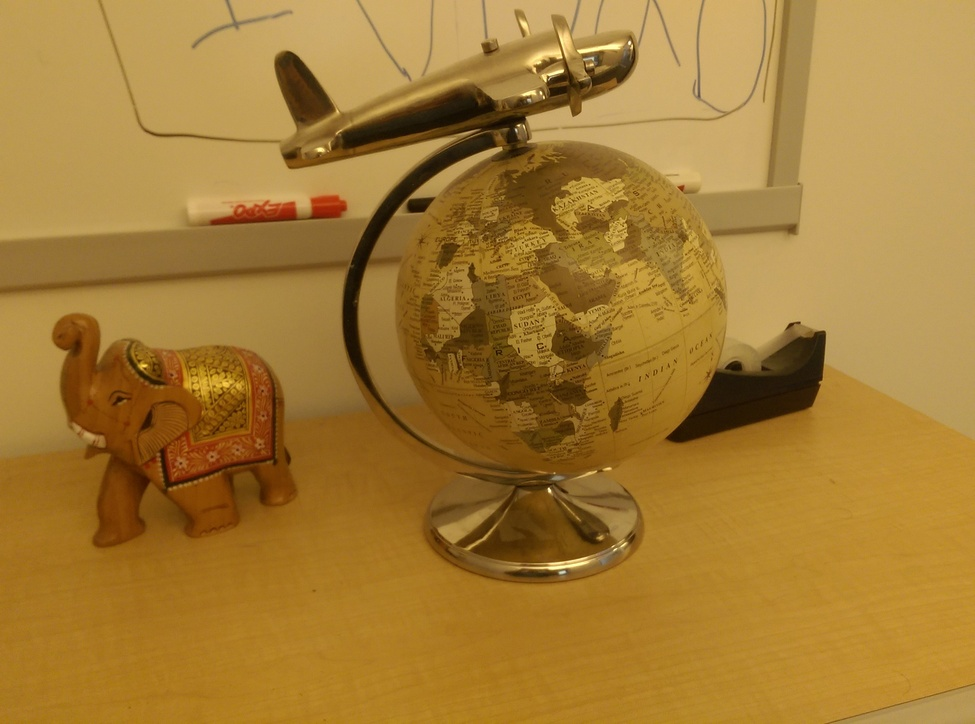
#> input picture task3/globe1.jpg, 975 x 724 px, shrunk from 2048 x 1520 before the run; the run also reads 1 picture not shown here
$ jupyter execute 'Assignment 3a_EssentialMatrix_24177075.ipynb'
#> lines starting #> are read from the running program, lines starting #| are printed output that depends on the picture; after the words box and inside, x2 and y2 are one past the last pixel; in counts of white or black regions, pixels touching at a corner belong together; long printed decimals are rounded
# Estimating the Essential Matrix via the DLT

Your name: Said Abdalrahim

Your ID number: 24177075

No we're going to read two images in, a left image and a right image. And we are going to estimate the essential matrix between the two images.

In the last e-tivity, you estimated the homography that let us transform the images, at least approximately, so that we could line them up in a panorama. But it was a 2D estimation that works for planar scenes. The essential matrix, in a way, allows us to extend this concept beyond the need for a 2D scene, we can accept a 3D scene.

## Read the images, calibration, and do the feature extraction

Let's start by reading the two images.

[cell 1]
import cv2
import numpy as np
import matplotlib.pyplot as plt

imgL_color = cv2.imread('globe1.jpg')
#> imgL_color is the input picture: shape (724, 975, 3); mean B, G, R 52.6, 123.6, 163.8
imgR_color = cv2.imread('globe2.jpg')

imgL_color = cv2.cvtColor(imgL_color, cv2.COLOR_BGR2RGB)
imgR_color = cv2.cvtColor(imgR_color, cv2.COLOR_BGR2RGB)

imgL = cv2.imread('globe1.jpg',cv2.IMREAD_GRAYSCALE)
imgR = cv2.imread('globe2.jpg',cv2.IMREAD_GRAYSCALE)

f, axarr = plt.subplots(1,2)
axarr[0].imshow(imgL,cmap='gray')
axarr[1].imshow(imgR,cmap='gray')

We need the calibration to generate the essential matrix. We looked before at how to calibrate a camera, so we won't go through that again. Here, we just use the calibration.

[cell 2]
# The calibration is the same for both images, as they were captured using the same camera.

# First two are radial distortion, second two are tangential, which we ignore (set to zero)
dist = np.array([0.138220594989358, -0.291158084324502, 0, 0])

# The projection matrix.
K_init = np.array([[1901.61685419446, 0               , 1051.33708372959],
                   [0               , 1894.94457228005, 778.616424720309],
                   [0               , 0               , 1               ]])

h, w = imgL.shape[:2]

It's not obvious form the images above, but there is a slight radial distortion. We want to work with undistorted images (it makes our life a little easier). So, here, we undistort before the feature extraction.

[cell 3]
# We're going to use OpenCV to do this.
# When you undistort, we change the camera matrix slightly. OpenCV provides a hady function that updates this.
K_new, roi = cv2.getOptimalNewCameraMatrix(K_init, dist, (w,h), 1, (w,h))

# Now we will undistort the image pair
imgL = cv2.undistort(imgL, K_init, dist, None, K_new)
imgR = cv2.undistort(imgR, K_init, dist, None, K_new)

# we will just store the new camera matrix
K = K_new

# plot
f, axarr = plt.subplots(1,2)
axarr[0].imshow(imgL,cmap='gray')
axarr[1].imshow(imgR,cmap='gray');

print((w,h))
#| (975, 724)
print(roi)
#| (16, 12, 957, 710)

You can see that the undistortion above is very slight. There is a slight curvature outward of the image. It is slight, but it does exist, so it is good to remove it. Let's now get rid of the black areas.

[cell 4]
# crop the image.
# Usefully, getOptimalNewCameraMatrix returns an roi that defines the area of the image without the black bits.
# Crop using np.array slicing
x, y, w, h = roi
imgL = imgL[y:y+h, x:x+w]
#> imgL: shape (710, 957)
imgR = imgR[y:y+h, x:x+w]
#> imgR: shape (710, 957)

# plot
f, axarr = plt.subplots(1,2)
axarr[0].imshow(imgL,cmap='gray')
axarr[1].imshow(imgR,cmap='gray')

In previous vision modules, you will have covered feature matching. I don't expect you to repeat that here. So I will give you the code to match the two images using ORB. And we will match the features between the frames.

[cell 5]
# Initiate ORB detector
orb = cv2.ORB_create()

# find the keypoints and descriptors with ORB
kp1, des1 = orb.detectAndCompute(imgL,None)
#> kp1 = 500 keypoints; strongest (x, y, size): (554, 69, 31), (537, 479, 31), (553, 70, 37.2), (553, 69, 44.6)
kp2, des2 = orb.detectAndCompute(imgR,None)
#> kp2 = 500 keypoints; strongest (x, y, size): (558, 483, 31), (548, 78, 31), (547, 78, 44.6), (558, 482, 37.2)
# create BFMatcher object
bf = cv2.BFMatcher(cv2.NORM_HAMMING, crossCheck=True)
# Match descriptors.
matches = bf.match(des1,des2)
#> matches = 199 matches
# Sort them in the order of their distance.
matches = sorted(matches, key = lambda x:x.distance)

N_PTS = 40

img3 = cv2.drawMatches(imgL,kp1,imgR,kp2,matches[:N_PTS],None,flags=cv2.DrawMatchesFlags_NOT_DRAW_SINGLE_POINTS)
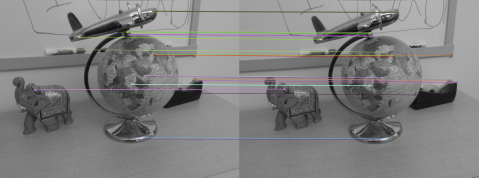
#> img3: shape (710, 1914, 3) (shown at 1/4 size); mean of channels 0, 1, 2 127.5, 127.7, 128.1; drawn as B, G, R
plt.figure(figsize = (15,15)),plt.imshow(img3),plt.show();

left_pts = np.float32([kp1[m.queryIdx].pt for m in matches[:N_PTS]]).reshape(-1,2)
#> left_pts = 40 pairs, first value 139.7 to 808.8, second value 43.2 to 555.7
rght_pts = np.float32([kp2[m.trainIdx].pt for m in matches[:N_PTS]]).reshape(-1,2)
#> rght_pts = 40 pairs, first value 179.7 to 870, second value 48 to 557.8

## Estimate the Essential Matrix

Now, let's get into your code.

We're going to estimate the essential matrix by using the DLT (again!). This is called the 8-point algorithm (as it requires a minimum of 8 points.

Step 1, we already have.

<font color='blue'>

#### Task

Complete the rest of the 8-point algorithm, steps 2 to 5. Refer to lecture 5.14 for the details on estimating the essential matrix.

<font color='blue'>

##### Step 2: normalise the image points
The essential matrix assumes normalised image coordinate (though, the 8-point algorithm works on non-normalised image coordinates, but returns the fundamental matrix). Take a look at Lecture 4.12 for how to get the normalise image coordinates.


Note, however, you can skip the last undistortion step. We have already undistorted out image above, so we don't need to do that step here. (just do steps 1 and 2).

Remember, the result should be a set of homogeneous coordinates (so append with a 1)

in the following cell:
* we get the inverse of K using np.linalg.inv

* we homogenise the left and right image feature points by filling a 3rd dimension with 1's

* normalise the image points ( k_inverse[3x3] @ points[3x40] )

* dehomogenise the points

[cell 6]
############################
# Your code here

k_inv = np.linalg.inv(K)

# homogenise the points
left_homo = np.vstack((left_pts.T, np.ones(left_pts.shape[0])))
right_homo = np.vstack((rght_pts.T, np.ones(rght_pts.shape[0])))

# normalise the points
left_pts_norm = np.dot(k_inv, left_homo)
left_pts_norm = left_pts_norm[:2,:].T
#> left_pts_norm = 40 pairs, first value -0.479 to -0.127, second value -0.388 to -0.117

right_pts_norm = np.dot(k_inv, right_homo)
right_pts_norm = right_pts_norm[:2,:].T
#> right_pts_norm = 40 pairs, first value -0.458 to -0.0948, second value -0.386 to -0.116

<font color='blue'>

##### Steps 3 to 5:

At the end of these steps, print the essential matrix rank (Google to find the numpy function to use). At this point, the rank should b 3.

* construct the N_PTS x 9 A matrix as shown in the image above

* use SVD on the A matrix

* retrieve the essential matrix from the last column of the V matrix

[cell 7]
############################
# Your code here
A = np.zeros((N_PTS, 9))
for i in range(N_PTS):
    x1, y1 = left_pts_norm[i]
    x2, y2 = right_pts_norm[i]
    A[i] = [x2 * x1, x1 * y2, x1, x2 * y1, y2 * y1, y1, x2, y2, 1]
#> this loop made 40 passes
#> (x1, y1, x2, y2) on passes 1 to 4: (-0.127, -0.24, -0.0953, -0.236), (-0.232, -0.388, -0.226, -0.385), (-0.252, -0.25, -0.255, -0.246), (-0.127, -0.24, -0.0948, -0.237)

# svd
U, S, V = np.linalg.svd(A)
#> S = [7.23, 0.906, 0.597, 0.0843, 0.0358, 0.031, 0.0141, 0.00118, 0.00076]
essential_matrix = V[-1].reshape(3, 3)
#> essential_matrix = [[0.0176, 0.586, 0.161], [-0.611, 0.0258, -0.334], [-0.159, 0.346, 0.00183]]

print("essential matrix\n ", essential_matrix)
#| essential matrix
#|   [[ 0.0176   0.5858  0.1611]
#|  [-0.6107  0.02585  -0.3342]
#> (further printed lines are left out)
print("essential mat rank:", np.linalg.matrix_rank(essential_matrix))
#| essential mat rank: 3

<font color='blue'>

##### Step 6: Enforce the rank-2 contstraint.


Print the rank of the new essential matrix to make sure it worked.

here we enforce the rank-2 constraint, the E matrix is actually a 3 value vector rather than a 3x3, this is likely done by numpy to save space as the non-diagonals are zeros, and thereforce we set E[2] to zero rather than E[2][2] and then convert it to a 3x3 matrix

following the steps in the above image:

* use SVD on the essential matrix

* set the smallest singular value (S[2]) to zero, and convert the vector to a diagonal matrix

* get the rank2 matrix: dot product of U . S' . V

[cell 8]
############################
# Your code here

U, S, V = np.linalg.svd(essential_matrix)
#> U = [[0.176, -0.855, -0.488], [0.918, 0.321, -0.232], [0.355, -0.407, 0.841]]; S = [0.719, 0.695, 0.000764]; V = [[-0.854, 0.347, -0.387], [-0.211, -0.911, -0.354], [-0.475, -0.221, 0.852]]

# convert the 3 value vector to a 3x3 diagonal matrix
S[2] = 0
S = np.diag(S)
#> S = [[0.719, 0, 0], [0, 0.695, 0], [0, 0, 0]]

essential_matrix_rank2 = np.dot(U, np.dot(S, V))
#> essential_matrix_rank2 = [[0.0174, 0.586, 0.161], [-0.611, 0.0258, -0.334], [-0.159, 0.347, 0.00128]]

print(essential_matrix_rank2)
#| [[ 0.01743  0.5857  0.1614]
#|  [-0.6108  0.02581 -0.334]
#|  [-0.1586  0.3466  0.001282]]

Excellent, you have successfully estimated the essential matrix for this image pair!

## Draw some points and epipolar lines

To visualise the essential matrix, there is probably no better way than to draw a set of epipolar lines. So this is what we are going to do. but it's worth having a little discussion first about how to go about this.

Recall that if we have a point in the left image $\mathbf{x}$, we get the parameters of the line, i.e. $l' = \mathbf{Ex}$. $l'$ is represented by a 3-vector, i.e. $l' = (s, t, u)^\top$. However, these parameters are in the normalised image coordinates, and we need to convert to the pixel coordinates. How to do this?

Let's call $\mathbf{x}_{img} \leftrightarrow \mathbf{x'}_{img}$ our pixel coordinate, and $\mathbf{x} \leftrightarrow \mathbf{x'}$ the corresponding ideal coordinate, for a given match.

We note that the epipolar constraint is $\mathbf{x'}^\top\mathbf{Ex} = 0$, and that the epipolar line in the right image is $l' = \mathbf{Ex}$. Thus we get the constraint $\mathbf{x'}^\top l' = 0$, by simple substution. This describes that the point $\mathbf{x'}$ lies on the epipolar line $l'$. This is all in normalised image coordinates.

Recall, to move a point from normalised image coordinates to pixel image coordinates, we multiply by the camera intrinsics matrix $\mathbf{K}$, i.e., $\mathbf{x}_{img} = \mathbf{Kx}$, or, conversely, $\mathbf{x} = \mathbf{K}^{-1}\mathbf{x}_{img}$. Then we get the relation, $(\mathbf{K}^{-1}\mathbf{x'}_{img})^\top l' = 0$. By the property of the distribution of transposes, we get $\mathbf{x'}_{img}^\top \mathbf{K}^{-\top} l' = 0$.

This is still a point-line relation. We can say that the normalised point $\mathbf{x'}_{img}^\top \mathbf{K}^{-\top}$ lies on the normalised homogeneous line $l'$, or we can say the image point $\mathbf{x'}_{img}$ lies on the image line $\mathbf{K}^{-\top} l'$.

All of this is a long way of showing that the image (pixel) line coordinates is $l'_{img} = \mathbf{K}^{-\top} l'$, and the relationship $ \mathbf{x'}_{img}^{\top} l'_{img} = 0$.

The elements of the line are $l'_{img} = (s'_{img}, t'_{img}, u'_{img})$. Thus, we get $s'_{img}x'_{img} + t'_{img}y'_{img} + v'_{img} = 0$.


<font color='blue'>

**Task:** Pick a handful of the features, draw the features (in both images), and draw the corresponding epipolar lines in the right hand image. Plot the resulting image pair.

Notes:
* To get the epipolar line in the right normalised image, multiply the left ideal/normalised point by the essential matrix $l' = \mathbf{Ex}$
* To get the line in pixel coordinates, do $l'_{img} = \mathbf{K}^{-\top} l'$
* To draw the features (in the left and right images), use [`cv2.circle`](https://docs.opencv.org/4.x/d6/d6e/group__imgproc__draw.html#gaf10604b069374903dbd0f0488cb43670)
* Use the opencv function [`cv2.line`](https://docs.opencv.org/4.x/d6/d6e/group__imgproc__draw.html#ga7078a9fae8c7e7d13d24dac2520ae4a2) to draw the epipolar line
* To draw the line, you need two points on the line, but we have a homogeneous equation $s'_{img}x'_{img} + t'_{img}y'_{img} + v'_{img} = 0$. Get one point by, for example, setting $x'_{img}$ to zero and solving for $y'_{img}$. Similarly, you can set $x'_{img}$ to the image width and solve for $y'_{img}$ again. This will give you two points for the line.

No need to do this for all the points - the drawing would be a mess. Just do it for a handfull of points.

below I added a documented function for drawing the features ( using openCV circle function), and the lines using the steps outlined in the notes above, we set x' to zero and the width of the image and solve for the y in the line equation.

the function is then called passing the essential matrix, the points and the images to draw on. In here I passed 10 points but any other value can be passed.

note that the the resultant lines do not always pass through the points due to lack of robustness in DLT.

[cell 9]
############################
# Your code here
def draw_epipolars(imgL_color, imgR_color, left_pts, rght_pts, essential_matrix_rank2, K, NUM_PTS=5):
    """
    Draws epipolar lines on the right image and corresponding points on both images.

    Parameters:
    imgL_color (numpy.ndarray): Left image in color.
    imgR_color (numpy.ndarray): Right image in color.
    left_pts (numpy.ndarray): Points in the left image.
    rght_pts (numpy.ndarray): Points in the right image.
    essential_matrix_rank2 (numpy.ndarray): The essential matrix with rank-2 constraint.
    K (numpy.ndarray): Camera intrinsic matrix.
    NUM_PTS (int): Number of points to visualize. Default is 5.

    Returns:
    imgL_copy (numpy.ndarray): Left image with points drawn.
    imgR_copy (numpy.ndarray): Right image with points and epipolar lines drawn.
    """
#> called with left_pts = array of shape (40, 2), rght_pts = array of shape (40, 2), essential_matrix_rank2 = array of shape (3, 3), K = array of shape (3, 3), NUM_PTS = 10
    right_corr = rght_pts[0:NUM_PTS]
#> right_corr = [[869.2, 330], [621, 49], [565, 312], [870, 328.8], [834.6, 321.4], [868.8, 329.7], [518, 134], [614, 223], [526, 342], [614.4, 223.2]]

    # add the W dim to the normalized points
    right_corr = np.vstack((right_corr.T, np.ones(right_corr.shape[0])))
    l_dash = (essential_matrix_rank2 @ (np.linalg.inv(K) @ right_corr)).T
#> l_dash = [[0.0212, -0.282, -0.0656], [-0.068, -0.206, -0.0963], [0.0128, -0.184, -0.0435], [0.0208, -0.282, -0.0659], [0.0182, -0.271, -0.0643], [0.0211, -0.282, -0.0656], [-0.0427, -0.172, -0.0722], [-0.0143, -0.201, -0.0639], [0.0218, -0.171, -0.0347], [-0.0142, -0.202, -0.0639]]
    l_dash_pix = (np.linalg.inv(K).T @ l_dash.T).T
#> l_dash_pix = [[1.12e-05, -0.000149, 0.0385], [-3.58e-05, -0.000109, 0.0259], [6.76e-06, -9.74e-05, 0.0252], [1.1e-05, -0.000149, 0.0386], [9.6e-06, -0.000143, 0.037], [1.11e-05, -0.000149, 0.0385], [-2.25e-05, -9.07e-05, 0.022], [-7.5e-06, -0.000106, 0.0267], [1.15e-05, -9.06e-05, 0.0237], [-7.47e-06, -0.000106, 0.0268]]

    left_pts_viz = left_pts[0:NUM_PTS].astype(int)
#> left_pts_viz = [[808, 323], [610, 44], [571, 305], [808, 322], [774, 316], [808, 323], [507, 128], [615, 216], [531, 336], [615, 216]]
    right_pts_viz = rght_pts[0:NUM_PTS].astype(int)
#> right_pts_viz = [[869, 330], [621, 49], [565, 312], [870, 328], [834, 321], [868, 329], [518, 134], [614, 223], [526, 342], [614, 223]]

    # draw the points on the left image
    imgL_copy = imgL_color.copy()
    for pt in left_pts_viz:
        cv2.circle(imgL_copy, (pt[0], pt[1]), 10, (255, 0, 0), -1)
#> this loop made 10 passes
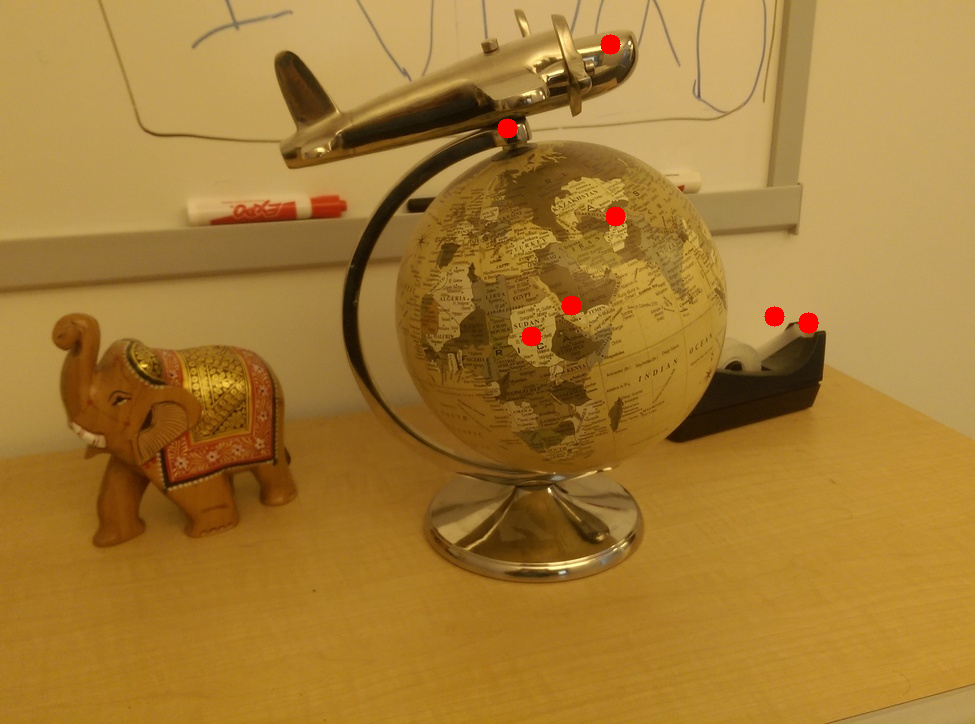
#> imgL_copy: shape (724, 975, 3); mean R, G, B 164.2, 123.2, 52.4

    # draw the points on the right image
    imgR_copy = imgR_color.copy()
    for pt in right_pts_viz:
        cv2.circle(imgR_copy, (pt[0], pt[1]), 10, (0, 255, 0), -1)
#> this loop made 10 passes
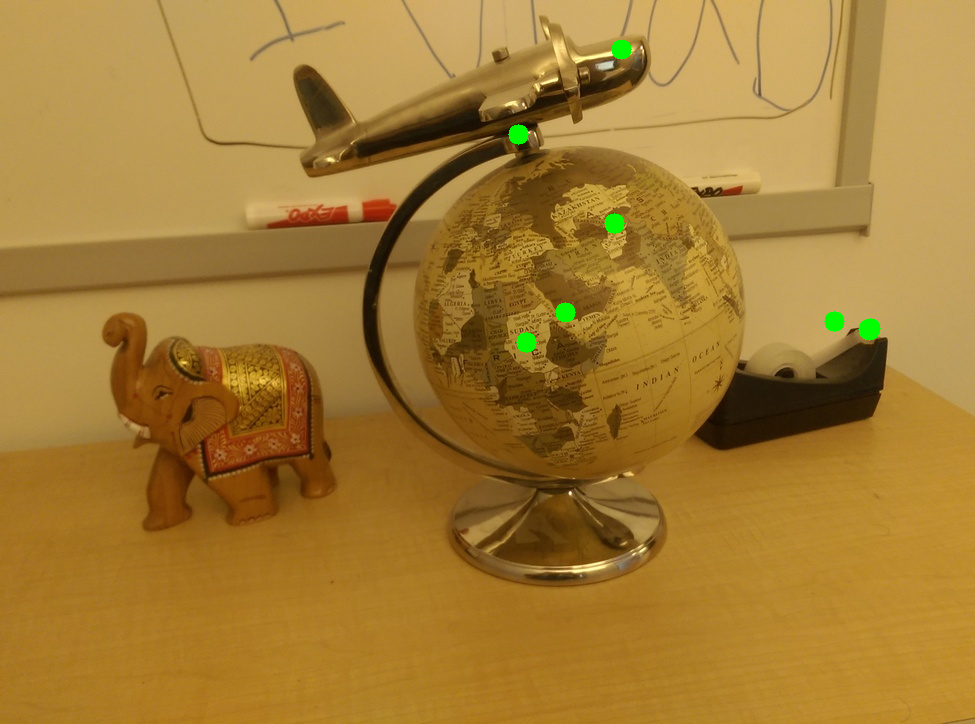
#> imgR_copy: shape (724, 975, 3); mean R, G, B 163.6, 124.2, 52.1

    # draw the epipolar lines on the right image
    for line in l_dash_pix:
        s, t, v = line
        x0, y0 = 0, int(-v / t)
        x1, y1 = imgR_copy.shape[1], -int((v + s * imgR_copy.shape[1]) / t)
        cv2.line(imgR_copy, (x0, y0), (x1, y1), (255, 0, 0), 3)
#> this loop made 10 passes
#> (s, t, v, y0, y1) on passes 1 to 4: (1.12e-05, -0.000149, 0.0385, 258, 331), (-3.58e-05, -0.000109, 0.0259, 238, -82), (6.76e-06, -9.74e-05, 0.0252, 258, 326), (1.1e-05, -0.000149, 0.0386, 258, 330)
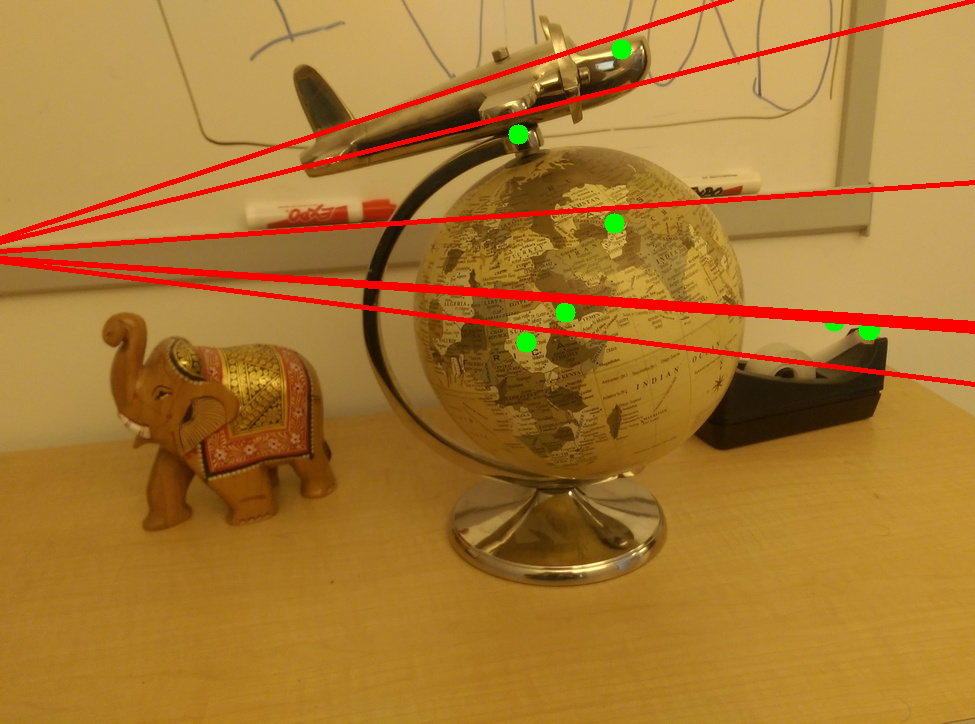
#> imgR_copy: shape (724, 975, 3); 3.86% of pixels changed, all inside (x1, y1, x2, y2) = (0, 0, 975, 387)

    return imgL_copy, imgR_copy

points_to_draw = 10
imgL_copy, imgR_copy = draw_epipolars(imgL_color, imgR_color, left_pts, rght_pts, essential_matrix_rank2, K, points_to_draw)

f, axarr = plt.subplots(1, 2, figsize=(15, 15))
axarr[0].imshow(imgL_copy)
axarr[0].set_title('Left Image with Points')
axarr[1].imshow(imgR_copy)
axarr[1].set_title('Right Image with Points and Epipolar Lines')
plt.show()
